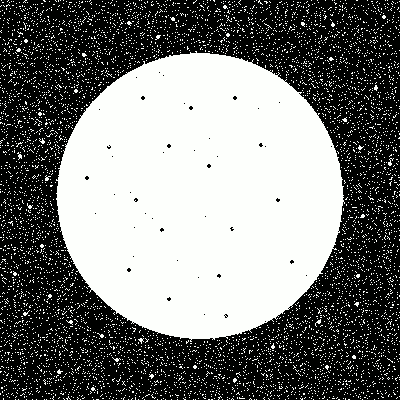
#> input picture chapter1/convex/input/ballmixnoisy.png, 400 x 400 px, given in place of ball_small.png, which was not available
$ python single_ball.py   (older library calls are emulated)
#> lines starting #> are read from the running program, lines starting #| are printed output that depends on the picture; after the words box and inside, x2 and y2 are one past the last pixel; in counts of white or black regions, pixels touching at a corner belong together; long printed decimals are rounded; pictures that were not available may be replaced by others from this repository, and a replacement may not be noted
### chapter1/convex/chanvese/chanvese.py
# ------------------------------------------------------------------------
# Region Based Active Contour Segmentation
#
# seg = region_seg(I, init_mask, max_its, alpha, display)
#
# Inputs: I           2D image
#         init_mask   Initialization (1 = foreground, 0 = bg)
#         max_its     Number of iterations to run segmentation for
#         alpha       (optional) Weight of smoothing term
#                       higer = smoother.  default = 0.2
#         display     (optional) displays intermediate outputs
#                       default = true
#
# Outputs: seg        Final segmentation mask (1=fg, 0=bg)
#
# Description: This code implements the paper: "Active Contours Without
# Edges" By Chan Vese. This is a nice way to segment images whose
# foregrounds and backgrounds are statistically different and homogeneous.
#
# Example:
# img = imread('tire.tif');
# m = zeros(size(img));
# m(33:33+117, 44:44+128) = 1;
# seg = region_seg(img, m, 500);
#
# Coded by: Shawn Lankton (www.shawnlankton.com)
# ------------------------------------------------------------------------
#
# Gif montage (save each step in a gif folder):
# convert -delay 50 gif/levelset*.png levelset.gif

import numpy as np
import scipy.ndimage as nd
import matplotlib.pyplot as plt


eps = np.finfo(float).eps


def chanvese(I, init_mask, max_its=200, alpha=0.2,
             thresh=0, color='r', display=False):
    I = I.astype(np.float)

    # Create a signed distance map (SDF) from mask
    phi = mask2phi(init_mask)

    if display:
        plt.ion()
        fig, axes = plt.subplots(ncols=2)
        show_curve_and_phi(fig, I, phi, color)
        plt.savefig('levelset_start.png', bbox_inches='tight')

    # Main loop
    its = 0
    stop = False
    prev_mask = init_mask
    c = 0

    while (its < max_its and not stop):
        # Get the curve's narrow band
        idx = np.flatnonzero(np.logical_and(phi <= 1.2, phi >= -1.2))

        if len(idx) > 0:
            # Intermediate output
            if display:
                if np.mod(its, 50) == 0:
                    print('iteration: {0}'.format(its))
                    show_curve_and_phi(fig, I, phi, color)
            else:
                pass
                #if np.mod(its, 10) == 0:
                    #print('iteration: {0}'.format(its))

            # Find interior and exterior mean
            upts = np.flatnonzero(phi <= 0)  # interior points
            vpts = np.flatnonzero(phi > 0)  # exterior points
            u = np.sum(I.flat[upts]) / (len(upts) + eps)  # interior mean
            v = np.sum(I.flat[vpts]) / (len(vpts) + eps)  # exterior mean

            # Force from image information
            #F = (I.flat[idx] - u)**2 - (I.flat[idx] - v)**2
            partial_seg = phi <= 0
            F = 2*(I - partial_seg.astype(np.float64) ).flat[idx]

            # Force from curvature penalty
            curvature = get_curvature(phi, idx)

            # Gradient descent to minimize energy
            dphidt = F / np.max(np.abs(F)) + alpha * curvature

            # Maintain the CFL condition
            dt = 0.45 / (np.max(np.abs(dphidt)) + eps)

            # Evolve the curve
            phi.flat[idx] += dt * dphidt

            # Keep SDF smooth
            phi = sussman(phi, 0.5)

            new_mask = phi <= 0
            c = convergence(prev_mask, new_mask, thresh, c)

            if c <= 5:
                its = its + 1
                prev_mask = new_mask
            else:
                stop = True

        else:
            break

    # Final output
    if display:
        show_curve_and_phi(fig, I, phi, color)
        plt.savefig('levelset_end.png', bbox_inches='tight')

    # Make mask from SDF
    seg = phi <= 0  # Get mask from levelset

    return seg, phi, its


# ---------------------------------------------------------------------
# ---------------------- AUXILIARY FUNCTIONS --------------------------
# ---------------------------------------------------------------------

def bwdist(a):
    """
    Intermediary function. 'a' has only True/False vals,
    so we convert them into 0/1 values - in reverse.
    True is 0, False is 1, distance_transform_edt wants it that way.
    """
    return nd.distance_transform_edt(a == 0)


# Displays the image with curve superimposed
# [13 lines left out: function show_curve_and_phi, not called in this run]


def im2double(a):
    a = a.astype(np.float)
    a /= np.abs(a).max()
    return a


# Converts a mask to a SDF
def mask2phi(init_a):
    phi = bwdist(init_a) - bwdist(1 - init_a) + im2double(init_a) - 0.5
    return phi


# Compute curvature along SDF
def get_curvature(phi, idx):
    dimy, dimx = phi.shape
    yx = np.array([np.unravel_index(i, phi.shape) for i in idx])  # subscripts
    y = yx[:, 0]
    x = yx[:, 1]

    # Get subscripts of neighbors
    ym1 = y - 1
    xm1 = x - 1
    yp1 = y + 1
    xp1 = x + 1

    # Bounds checking
    ym1[ym1 < 0] = 0
    xm1[xm1 < 0] = 0
    yp1[yp1 >= dimy] = dimy - 1
    xp1[xp1 >= dimx] = dimx - 1

    # Get indexes for 8 neighbors
    idup = np.ravel_multi_index((yp1, x), phi.shape)
    iddn = np.ravel_multi_index((ym1, x), phi.shape)
    idlt = np.ravel_multi_index((y, xm1), phi.shape)
    idrt = np.ravel_multi_index((y, xp1), phi.shape)
    idul = np.ravel_multi_index((yp1, xm1), phi.shape)
    idur = np.ravel_multi_index((yp1, xp1), phi.shape)
    iddl = np.ravel_multi_index((ym1, xm1), phi.shape)
    iddr = np.ravel_multi_index((ym1, xp1), phi.shape)

    # Get central derivatives of SDF at x,y
    phi_x = -phi.flat[idlt] + phi.flat[idrt]
    phi_y = -phi.flat[iddn] + phi.flat[idup]
    phi_xx = phi.flat[idlt] - 2 * phi.flat[idx] + phi.flat[idrt]
    phi_yy = phi.flat[iddn] - 2 * phi.flat[idx] + phi.flat[idup]
    phi_xy = 0.25 * (- phi.flat[iddl] - phi.flat[idur] +
                     phi.flat[iddr] + phi.flat[idul])
    phi_x2 = phi_x**2
    phi_y2 = phi_y**2

    # Compute curvature (Kappa)
    curvature = ((phi_x2 * phi_yy + phi_y2 * phi_xx - 2 * phi_x * phi_y * phi_xy) /
                 (phi_x2 + phi_y2 + eps) ** 1.5) * (phi_x2 + phi_y2) ** 0.5

    return curvature


# Level set re-initialization by the sussman method
def sussman(D, dt):
    # forward/backward differences
    a = D - np.roll(D, 1, axis=1)
    b = np.roll(D, -1, axis=1) - D
    c = D - np.roll(D, -1, axis=0)
    d = np.roll(D, 1, axis=0) - D

    a_p = np.clip(a, 0, np.inf)
    a_n = np.clip(a, -np.inf, 0)
    b_p = np.clip(b, 0, np.inf)
    b_n = np.clip(b, -np.inf, 0)
    c_p = np.clip(c, 0, np.inf)
    c_n = np.clip(c, -np.inf, 0)
    d_p = np.clip(d, 0, np.inf)
    d_n = np.clip(d, -np.inf, 0)

    a_p[a < 0] = 0
    a_n[a > 0] = 0
    b_p[b < 0] = 0
    b_n[b > 0] = 0
    c_p[c < 0] = 0
    c_n[c > 0] = 0
    d_p[d < 0] = 0
    d_n[d > 0] = 0

    dD = np.zeros_like(D)
    D_neg_ind = np.flatnonzero(D < 0)
    D_pos_ind = np.flatnonzero(D > 0)

    dD.flat[D_pos_ind] = np.sqrt(
        np.max(np.concatenate(
            ([a_p.flat[D_pos_ind]**2], [b_n.flat[D_pos_ind]**2])), axis=0) +
        np.max(np.concatenate(
            ([c_p.flat[D_pos_ind]**2], [d_n.flat[D_pos_ind]**2])), axis=0)) - 1
    dD.flat[D_neg_ind] = np.sqrt(
        np.max(np.concatenate(
            ([a_n.flat[D_neg_ind]**2], [b_p.flat[D_neg_ind]**2])), axis=0) +
        np.max(np.concatenate(
            ([c_n.flat[D_neg_ind]**2], [d_p.flat[D_neg_ind]**2])), axis=0)) - 1

    D = D - dt * sussman_sign(D) * dD
    return D


def sussman_sign(D):
    return D / np.sqrt(D**2 + 1)


# Convergence Test
def convergence(p_mask, n_mask, thresh, c):
    n_mask = n_mask.astype(np.float64)
    diff = p_mask - n_mask
    n_diff = np.sum(np.abs(diff))
    print(n_diff)
    if n_diff < thresh:
        c = c + 1
    else:
        c = 0
    return c


# [6 lines that do not run on import are left out]

### chapter1/convex/single_ball.py
import os
PROJECT_FOLDER=os.path.dirname(os.path.realpath(__file__))

from chanvese.chanvese import chanvese
import numpy as np
from skimage.io import imread
from scipy.signal import convolve
import matplotlib.pyplot as plt

INPUT_FOLDER="{}/input".format(PROJECT_FOLDER)
OUTPUT_FOLDER="{}/output/single-ball".format(PROJECT_FOLDER)
ITERATIONS=100

os.makedirs(OUTPUT_FOLDER,exist_ok=True)

NEIGH=np.array( [ [0,-1,0],[-1,4,-1],[0,-1,0] ] )
def compute_energy_value(I,seg,phi,lbda):
   H=np.ones(seg.shape)
   H[phi<=0]=0
   perimeter = np.sum( np.abs( convolve(H,NEIGH) ) )

   region = np.sum( (H-I)**2 )

   return 1.0/lbda*perimeter + region


def execute_chanvese(lbda,input_filepath):
   img = imread(input_filepath,as_gray=True)
   m = img.copy()
   seg,phi,its=chanvese(img, m, max_its=ITERATIONS, display=False, alpha=1.0/lbda)
   ev=compute_energy_value(img,seg,phi,lbda)

   return seg,img,phi,ev

def save_fig(img,phi,output_filepath,onlycontour=True):
   fig,axe = plt.subplots(1,1)
   axe.cla()

   plt.subplots_adjust(top = 1, bottom = 0, right = 1, left = 0,
	    hspace = 0, wspace = 0)
   plt.margins(0,0)
   plt.gca().xaxis.set_major_locator(plt.NullLocator())
   plt.gca().yaxis.set_major_locator(plt.NullLocator())
   axe.set_ylim( img.shape[0] )
   axe.set_xlim( img.shape[1] )
   axe.set_aspect("equal")
   if not onlycontour:
      plt.imshow(img, cmap='gray')
   plt.contour(phi, 0, colors="#00ff00")
   axe.set_axis_off()
   plt.savefig(output_filepath,bbox_inches = 'tight',pad_inches = 0)


def no_ball(lbda):
   img = imread("{}/ball_small.png".format(INPUT_FOLDER),asgray=True)
   phi = np.ones( (img.shape[0],img.shape[1]) )
   phi*=-1

   return phi

def the_ball(lbda):
   img = imread("{}/ball_small.png".format(INPUT_FOLDER),asgray=True)
   img_c1 = img[:,:,0]
   phi = np.zeros( img_c1.shape )
   phi[img_c1>0] = 1

   return phi

def main():
   input_filepaths=["ball_small.png"]
   lbda_list=[1.0/40.0,1.0/30.0,1.0/20.0,1.0/10.0,1.0/5.0]

   with open("{}/report.txt".format(OUTPUT_FOLDER),"w") as f:
      for filepath in input_filepaths:
         for lbda in lbda_list:
            seg,img,phi,ev = execute_chanvese(lbda,"{}/{}".format(INPUT_FOLDER,filepath))
            save_fig(img,phi,"{}/out_lbda_{}_{}".format(OUTPUT_FOLDER,lbda,filepath),False)
            f.write("{} lbda= {} value={}\n".format(filepath,lbda,ev))

def myfunc(r,lbda,R):
   return 1.0/lbda*2*np.pi*r + np.pi*np.abs(R**2-r**2)

def results_table():
   R=36
   r_list=[0,R]
   lbda_list=[1.0/40.0,1.0/30.0,1.0/20.0,1.0/10.0,1.0/5.0]

   with open("{}/table-values.txt".format(OUTPUT_FOLDER),"w") as f:
      for r in r_list:
         for lbda in lbda_list:
            f.write("r={} lbda={} value={}\n".format(r,lbda,myfunc(r,lbda,R)))

if __name__=="__main__":
   results_table()
   main()
#> in execute_chanvese, `img = imread(input_filepath,as_gray=True)`: img: shape (400, 400) float64; values 0.00281 (black) and 0.997 (white), 46.2% white; 6044 white regions (6042 under 20 px), largest, box (x1, y1, x2, y2) and area: (56, 51, 345, 342) 64024, (388, 158, 394, 166) 21
#> in bwdist, `return nd.distance_transform_edt(a == 0)`: returned value: shape (400, 400) float64; every value is 0
#> the loop in chanvese, `while (its < max_its and not stop): # Get the curve's narrow band` made 100 passes
#> (u, v, dt, n_diff in convergence) on passes 1 to 12: (0.00281, 0.997, 0.00571, 159572.6), (0.00281, 0.997, 0.00567, 3180), (0.0346, 0.993, 0.00566, 5681), (0.0912, 0.99, 0.00574, 1149), (0.1, 0.992, 0.00559, 431), (0.101, 0.993, 0.00529, 205), (0.103, 0.994, 0.00734, 103), (0.104, 0.993, 0.0127, 150), (0.105, 0.993, 0.00655, 80), (0.105, 0.993, 0.0159, 153), (0.106, 0.992, 0.00616, 41), (0.107, 0.992, 0.0166, 44)
#> (u, v, dt) on passes 61 to 66: (0.107, 0.993, 0.0388), (0.107, 0.993, 0.00588), (0.107, 0.993, 0.0357), (0.107, 0.993, 0.00589), (0.107, 0.993, 0.0387), (0.107, 0.993, 0.00588)
#| 159572.603
#| 3180.0
#| 5681.0
#| 1149.0
#| 431.0
#| 205.0
#| 103.0
#| 150.0
#> (further printed lines are left out)
#> pass 1, in chanvese, `partial_seg = phi <= 0`:
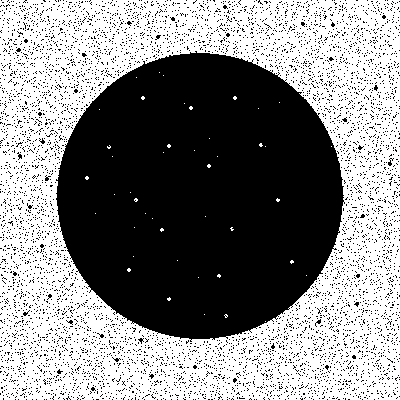
#> partial_seg: shape (400, 400) bool; 53.8% white; 6044 black regions (6042 under 20 px), largest, box (x1, y1, x2, y2) and area: (56, 51, 345, 342) 64024, (388, 158, 394, 166) 21
#> pass 1, in sussman, `a = D - np.roll(D, 1, axis=1)`:
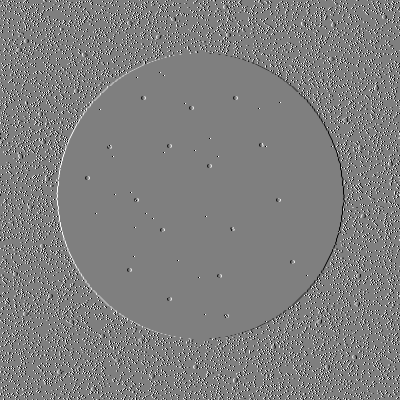
#> a: shape (400, 400) float64; min -1.01, max 1.01, mean -2.29e-20; drawn with min black and max white
#> pass 1, in sussman, `b = np.roll(D, -1, axis=1) - D`:
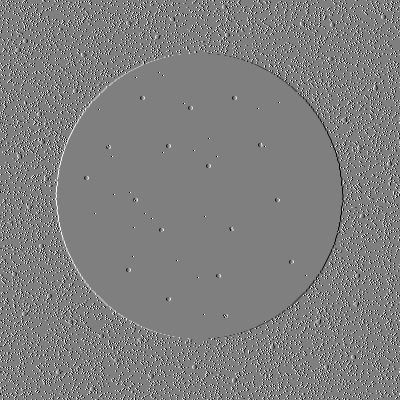
#> b: shape (400, 400) float64; min -1.01, max 1.01, mean 1.46e-20; drawn with min black and max white
#> pass 1, in sussman, `c = D - np.roll(D, -1, axis=0)`:
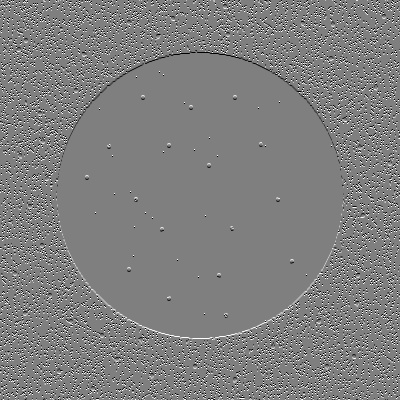
#> c: shape (400, 400) float64; min -1.01, max 1.01, mean -2.22e-19; drawn with min black and max white
#> after the loop in chanvese, `while (its < max_its and not stop):`:
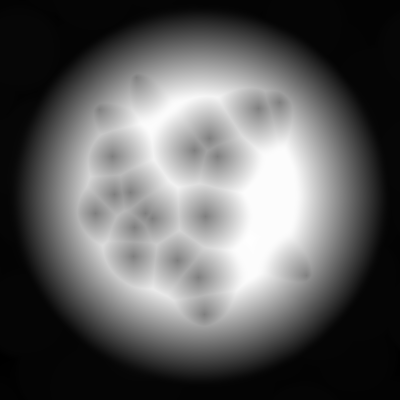
#> phi: shape (400, 400) float64; min -46.25, max 46.28, mean -11.7; drawn with min black and max white
#> after the loop in chanvese, `while (its < max_its and not stop):`:
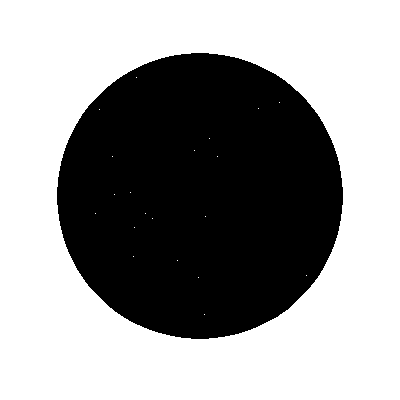
#> prev_mask: shape (400, 400) bool; 59.9% white; 1 black region, box (x1, y1, x2, y2) and area: (57, 53, 343, 339) 64085
#> after the loop in chanvese, `while (its < max_its and not stop):`: its = 100
#> in compute_energy_value, `region = np.sum( (H-I)**2 )`: region = 10283
#> in execute_chanvese, `ev=compute_energy_value(img,seg,phi,lbda)`: ev = 108203
#> in save_fig, `plt.savefig(output_filepath,bbox_inches = 'tight',pad_inches = 0)`:
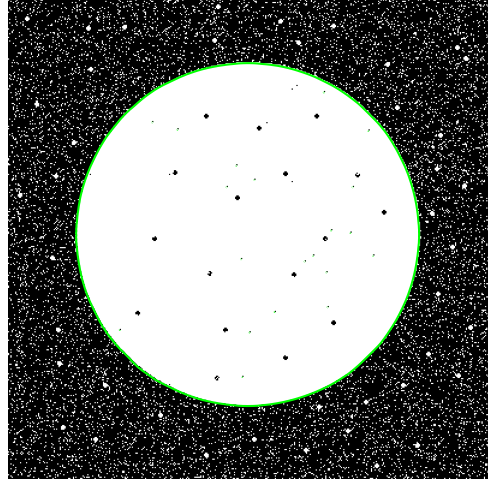
#> figure drawn by matplotlib, 1 panel

$ run again, on chapter1/convex/input/ballnoisy.png
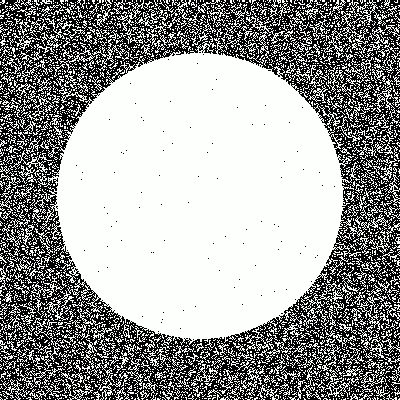
#> input picture chapter1/convex/input/ballnoisy.png, 400 x 400 px, given in place of ball_small.png, which was not available
#> img: shape (400, 400) float64; values 0.00281 (black) and 0.997 (white), 60.6% white; black in thin lines or dots
#> the loop in chanvese, `while (its < max_its and not stop): # Get the curve's narrow band` made 100 passes
#> (u, v, dt, n_diff in convergence) on passes 1 to 8: (0.00281, 0.997, 0.00571, 159579.3), (0.00281, 0.997, 0.00567, 15582), (0.16, 0.947, 0.00577, 8000), (0.233, 0.935, 0.00576, 4401), (0.261, 0.935, 0.0056, 3009), (0.275, 0.941, 0.0077, 3115), (0.29, 0.948, 0.00808, 2457), (0.302, 0.953, 0.00714, 1722)
#> (printed output is left out)
#> pass 1, in chanvese, `partial_seg = phi <= 0`:
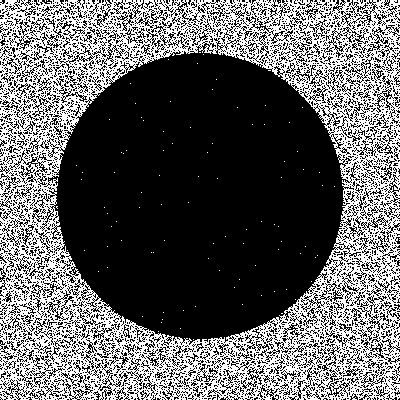
#> partial_seg: shape (400, 400) bool; 39.4% white in thin lines or dots
#> after the loop in chanvese, `while (its < max_its and not stop):`: its = 100
#> region = 33010.9
#> in execute_chanvese, `ev=compute_energy_value(img,seg,phi,lbda)`: ev = 147570.9
#> in save_fig, `plt.savefig(output_filepath,bbox_inches = 'tight',pad_inches = 0)`:
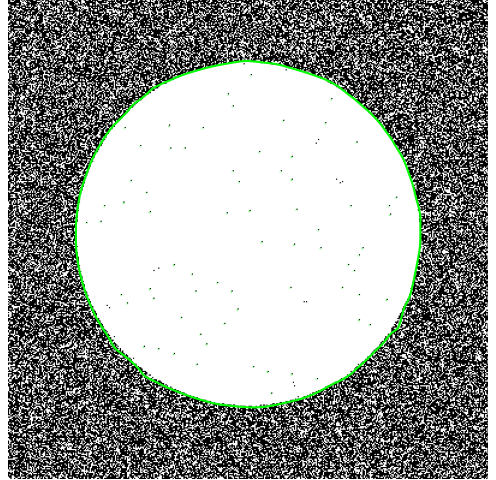
#> figure drawn by matplotlib, 1 panel
